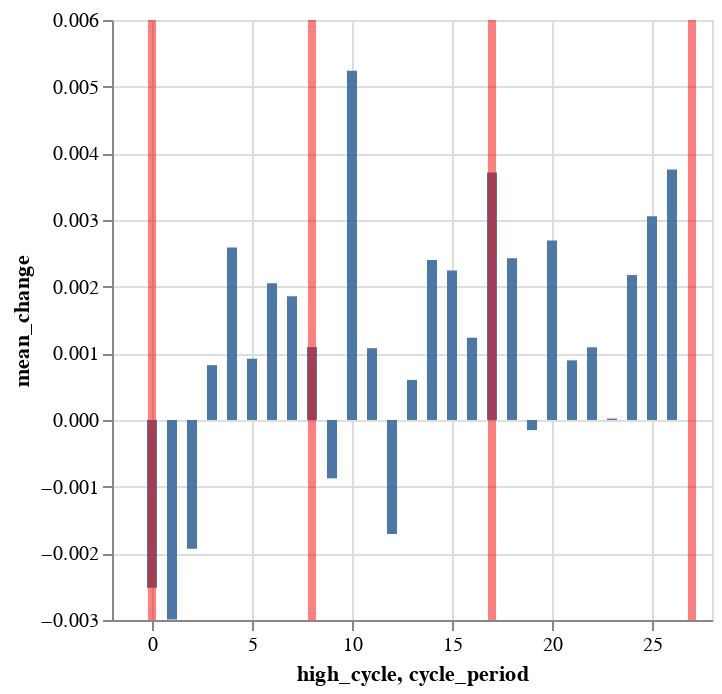

The code cell stored with this chart in its notebook:
### Code cell
high_prices_highlights = alt.Chart(
    pl.DataFrame({
        'cycle_period': [0, 8, 8+9, 8+9+10],
    })
).mark_rule(color='red', strokeWidth=4, opacity=0.5).encode(
    x='cycle_period'
)

chart = duckdb.sql(f"""
WITH staging AS (
    SELECT
{c_datetime_local},
{c_close},
(YEAR({c_datetime_local}) - 1729) % 27 high_cycle,
(YEAR({c_datetime_local}) - 1735) % 27 low_cycle,
(YEAR({c_datetime_local}) - 1911) % 54 panic_cycle,
LEAD({c_close}, 1, 0) OVER (ORDER BY {c_datetime_local}) - {c_close} AS forward_returns,
FROM df_ohlc
)

select
    high_cycle,
    mean(forward_returns) mean_returns,
    mean(forward_returns / {c_close}) mean_change,
from staging
where high_cycle >= 0
group by high_cycle
order by high_cycle
""").pl().plot.bar(x="high_cycle", y="mean_change")

(chart + high_prices_highlights).save(EXPORT_PATH + "/high-prices.svg")
chart + high_prices_highlights

### Figure 1 — Vega-Lite specification as saved in the notebook (floating-point values rounded to 4 significant figures)
{"config": {"view": {"continuousWidth": 300, "continuousHeight": 300}}, "layer": [{"data": {"name": "data-699fe1e54421f8a9d59fef97562783e4"}, "mark": {"type": "bar", "tooltip": true}, "encoding": {"x": {"field": "high_cycle", "type": "quantitative"}, "y": {"field": "mean_change", "type": "quantitative"}}, "name": "view_5aa72f3dd597a2f5_0"}, {"data": {"name": "data-b1340ceda4049086f84bc149e8cf550a"}, "mark": {"type": "rule", "color": "red", "opacity": 0.5, "strokeWidth": 4}, "encoding": {"x": {"field": "cycle_period", "type": "quantitative"}}}], "params": [{"name": "param_1e9efca18e7a2868", "select": {"type": "interval", "encodings": ["x", "y"]}, "bind": "scales", "views": ["view_5aa72f3dd597a2f5_0"]}], "$schema": "https://vega.github.io/schema/vega-lite/v6.1.0.json", "datasets": {"data-699fe1e54421f8a9d59fef97562783e4": [{"high_cycle": 0, "mean_returns": -41.84, "mean_change": -0.002518}, {"high_cycle": 1, "mean_returns": -1.097, "mean_change": -0.002993}, {"high_cycle": 2, "mean_returns": -1.107, "mean_change": -0.001932}, {"high_cycle": 3, "mean_returns": -1.252, "mean_change": 0.000823}, {"high_cycle": 4, "mean_returns": 1.319, "mean_change": 0.002588}, {"high_cycle": 5, "mean_returns": 0.3508, "mean_change": 0.0009192}, {"high_cycle": 6, "mean_returns": 0.7003, "mean_change": 0.002053}, {"high_cycle": 7, "mean_returns": 0.8731, "mean_change": 0.001856}, {"high_cycle": 8, "mean_returns": 0.08739, "mean_change": 0.001094}, {"high_cycle": 9, "mean_returns": -3.275, "mean_change": -0.0008751}, {"high_cycle": 10, "mean_returns": 1.421, "mean_change": 0.005239}, {"high_cycle": 11, "mean_returns": 0.7113, "mean_change": 0.001077}, {"high_cycle": 12, "mean_returns": -0.03038, "mean_change": -0.00171}, {"high_cycle": 13, "mean_returns": 1.149, "mean_change": 0.0006011}, {"high_cycle": 14, "mean_returns": 2.046, "mean_change": 0.002399}, {"high_cycle": 15, "mean_returns": 0.9111, "mean_change": 0.002242}, {"high_cycle": 16, "mean_returns": -0.3579, "mean_change": 0.001234}, {"high_cycle": 17, "mean_returns": 2.039, "mean_change": 0.003714}, {"high_cycle": 18, "mean_returns": 2.126, "mean_change": 0.002427}, {"high_cycle": 19, "mean_returns": -0.2108, "mean_change": -0.0001519}, {"high_cycle": 20, "mean_returns": 3.33, "mean_change": 0.002692}, {"high_cycle": 21, "mean_returns": 2.831, "mean_change": 0.0008953}, {"high_cycle": 22, "mean_returns": 4.091, "mean_change": 0.00109}, {"high_cycle": 23, "mean_returns": -2.981, "mean_change": 2.133e-05}, {"high_cycle": 24, "mean_returns": 4.486, "mean_change": 0.002175}, {"high_cycle": 25, "mean_returns": 6.219, "mean_change": 0.003058}, {"high_cycle": 26, "mean_returns": 7.209, "mean_change": 0.003759}], "data-b1340ceda4049086f84bc149e8cf550a": [{"cycle_period": 0}, {"cycle_period": 8}, {"cycle_period": 17}, {"cycle_period": 27}]}}
